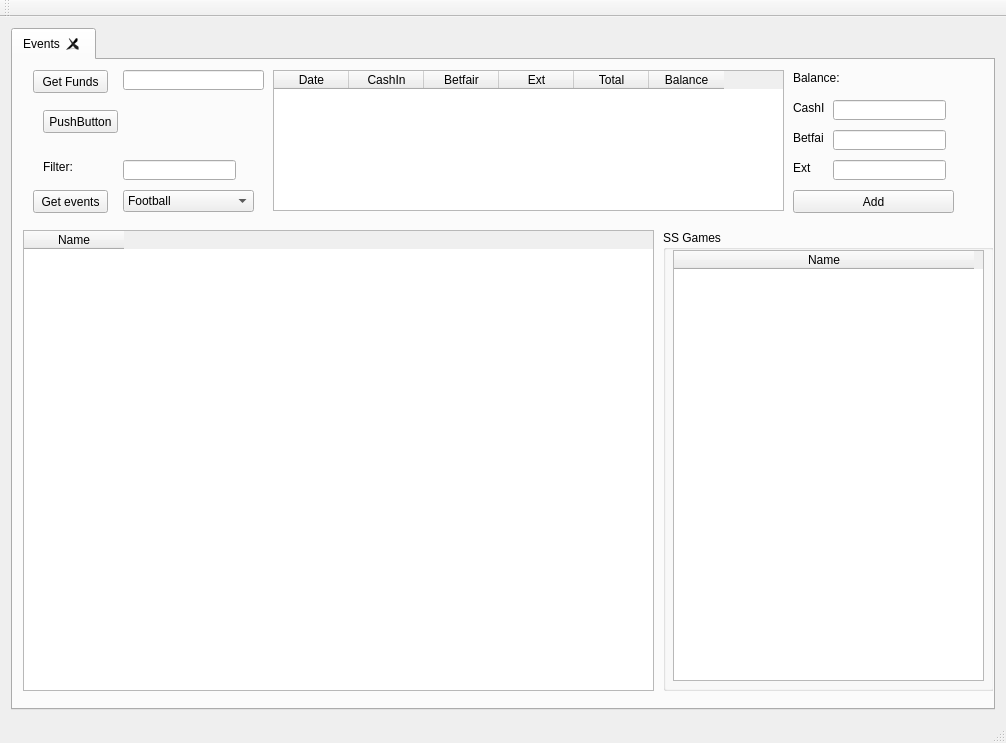
<?xml version="1.0" encoding="UTF-8"?>
<ui version="4.0">
 <class>MainWindow</class>
 <widget class="QMainWindow" name="MainWindow">
  <property name="geometry">
   <rect>
    <x>0</x>
    <y>0</y>
    <width>1006</width>
    <height>743</height>
   </rect>
  </property>
  <property name="windowTitle">
   <string>MainWindow</string>
  </property>
  <widget class="QWidget" name="centralWidget">
   <layout class="QHBoxLayout" name="horizontalLayout">
    <item>
     <widget class="QTabWidget" name="tabWidget">
      <property name="currentIndex">
       <number>0</number>
      </property>
      <property name="tabsClosable">
       <bool>true</bool>
      </property>
      <widget class="QWidget" name="tab">
       <attribute name="title">
        <string>Events</string>
       </attribute>
       <widget class="QPushButton" name="pushButtonEvents">
        <property name="geometry">
         <rect>
          <x>20</x>
          <y>130</y>
          <width>75</width>
          <height>23</height>
         </rect>
        </property>
        <property name="text">
         <string>Get events</string>
        </property>
       </widget>
       <widget class="QLineEdit" name="lineEdit">
        <property name="geometry">
         <rect>
          <x>110</x>
          <y>10</y>
          <width>141</width>
          <height>20</height>
         </rect>
        </property>
       </widget>
       <widget class="QComboBox" name="comboBox">
        <property name="geometry">
         <rect>
          <x>110</x>
          <y>130</y>
          <width>131</width>
          <height>22</height>
         </rect>
        </property>
        <item>
         <property name="text">
          <string>Football</string>
         </property>
        </item>
        <item>
         <property name="text">
          <string>IceHockey</string>
         </property>
        </item>
       </widget>
       <widget class="QPushButton" name="pushButtonFunds">
        <property name="geometry">
         <rect>
          <x>20</x>
          <y>10</y>
          <width>75</width>
          <height>23</height>
         </rect>
        </property>
        <property name="text">
         <string>Get Funds</string>
        </property>
       </widget>
       <widget class="QTableWidget" name="tableWidget">
        <property name="geometry">
         <rect>
          <x>10</x>
          <y>170</y>
          <width>631</width>
          <height>461</height>
         </rect>
        </property>
        <property name="selectionMode">
         <enum>QAbstractItemView::SingleSelection</enum>
        </property>
        <property name="selectionBehavior">
         <enum>QAbstractItemView::SelectRows</enum>
        </property>
        <property name="sortingEnabled">
         <bool>true</bool>
        </property>
        <column>
         <property name="text">
          <string>Name</string>
         </property>
        </column>
       </widget>
       <widget class="QLineEdit" name="lineEditFilter">
        <property name="geometry">
         <rect>
          <x>110</x>
          <y>100</y>
          <width>113</width>
          <height>20</height>
         </rect>
        </property>
       </widget>
       <widget class="QLabel" name="label">
        <property name="geometry">
         <rect>
          <x>30</x>
          <y>100</y>
          <width>47</width>
          <height>13</height>
         </rect>
        </property>
        <property name="text">
         <string>Filter:</string>
        </property>
       </widget>
       <widget class="QTableWidget" name="tableWidgetWalletHistory">
        <property name="geometry">
         <rect>
          <x>260</x>
          <y>10</y>
          <width>511</width>
          <height>141</height>
         </rect>
        </property>
        <attribute name="horizontalHeaderDefaultSectionSize">
         <number>75</number>
        </attribute>
        <column>
         <property name="text">
          <string>Date</string>
         </property>
        </column>
        <column>
         <property name="text">
          <string>CashIn</string>
         </property>
        </column>
        <column>
         <property name="text">
          <string>Betfair</string>
         </property>
        </column>
        <column>
         <property name="text">
          <string>Ext</string>
         </property>
        </column>
        <column>
         <property name="text">
          <string>Total</string>
         </property>
        </column>
        <column>
         <property name="text">
          <string>Balance</string>
         </property>
        </column>
       </widget>
       <widget class="QLineEdit" name="lineEditBf">
        <property name="geometry">
         <rect>
          <x>820</x>
          <y>70</y>
          <width>113</width>
          <height>20</height>
         </rect>
        </property>
       </widget>
       <widget class="QPushButton" name="pushButtonAddWalletEntry">
        <property name="geometry">
         <rect>
          <x>780</x>
          <y>130</y>
          <width>161</width>
          <height>23</height>
         </rect>
        </property>
        <property name="text">
         <string>Add</string>
        </property>
       </widget>
       <widget class="QLineEdit" name="lineEditUB">
        <property name="geometry">
         <rect>
          <x>820</x>
          <y>100</y>
          <width>113</width>
          <height>20</height>
         </rect>
        </property>
       </widget>
       <widget class="QLabel" name="label_2">
        <property name="geometry">
         <rect>
          <x>780</x>
          <y>70</y>
          <width>31</width>
          <height>16</height>
         </rect>
        </property>
        <property name="text">
         <string>Betfair</string>
        </property>
       </widget>
       <widget class="QLabel" name="label_3">
        <property name="geometry">
         <rect>
          <x>780</x>
          <y>100</y>
          <width>21</width>
          <height>16</height>
         </rect>
        </property>
        <property name="text">
         <string>Ext</string>
        </property>
       </widget>
       <widget class="QLineEdit" name="lineEditCashIn">
        <property name="geometry">
         <rect>
          <x>820</x>
          <y>40</y>
          <width>113</width>
          <height>20</height>
         </rect>
        </property>
       </widget>
       <widget class="QLabel" name="label_4">
        <property name="geometry">
         <rect>
          <x>780</x>
          <y>40</y>
          <width>31</width>
          <height>16</height>
         </rect>
        </property>
        <property name="text">
         <string>CashIn</string>
        </property>
       </widget>
       <widget class="QLabel" name="labelBalance">
        <property name="geometry">
         <rect>
          <x>780</x>
          <y>10</y>
          <width>151</width>
          <height>16</height>
         </rect>
        </property>
        <property name="text">
         <string>Balance: </string>
        </property>
       </widget>
       <widget class="QGroupBox" name="groupBox">
        <property name="geometry">
         <rect>
          <x>650</x>
          <y>170</y>
          <width>331</width>
          <height>461</height>
         </rect>
        </property>
        <property name="title">
         <string>SS Games</string>
        </property>
        <widget class="QTableWidget" name="tableWidgetExtSS">
         <property name="geometry">
          <rect>
           <x>10</x>
           <y>20</y>
           <width>311</width>
           <height>431</height>
          </rect>
         </property>
         <attribute name="horizontalHeaderDefaultSectionSize">
          <number>300</number>
         </attribute>
         <attribute name="horizontalHeaderMinimumSectionSize">
          <number>37</number>
         </attribute>
         <column>
          <property name="text">
           <string>Name</string>
          </property>
         </column>
        </widget>
       </widget>
       <widget class="QPushButton" name="pushButtonHorn">
        <property name="geometry">
         <rect>
          <x>30</x>
          <y>50</y>
          <width>75</width>
          <height>23</height>
         </rect>
        </property>
        <property name="text">
         <string>PushButton</string>
        </property>
       </widget>
      </widget>
     </widget>
    </item>
   </layout>
  </widget>
  <widget class="QToolBar" name="mainToolBar">
   <attribute name="toolBarArea">
    <enum>TopToolBarArea</enum>
   </attribute>
   <attribute name="toolBarBreak">
    <bool>false</bool>
   </attribute>
  </widget>
  <widget class="QStatusBar" name="statusBar"/>
  <action name="action">
   <property name="text">
    <string>Login</string>
   </property>
  </action>
 </widget>
 <layoutdefault spacing="6" margin="11"/>
 <resources/>
 <connections/>
</ui>
